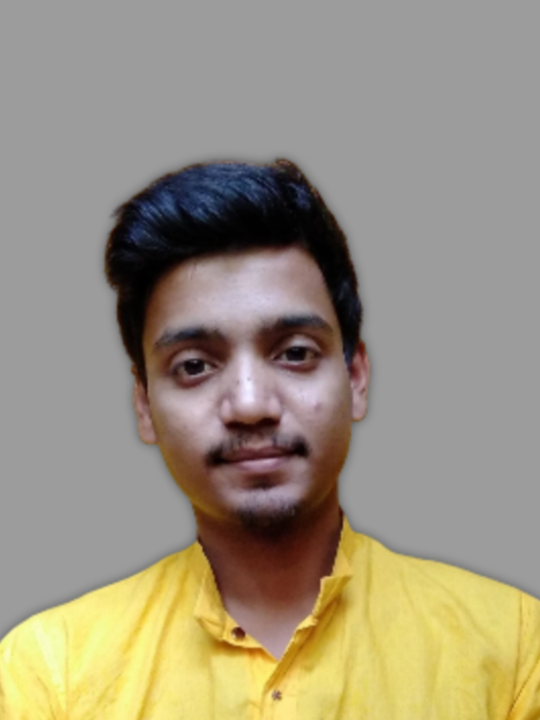
#> input picture wasim.jpg, 1080 x 1440 px (shown at 1/2 size)
$ python main.py
#> lines starting #> are read from the running program, lines starting #| are printed output that depends on the picture
import cv2

# Configurable Parameters
source = 'wasim.jpg'
destination = 'resized.png'
scale_percent = 50

img = cv2.imread(source, cv2.IMREAD_UNCHANGED)
#> img is the input picture: shape (1440, 1080, 3); mean B, G, R 127.2, 146.8, 155.6
# cv2.imshow("title", img)

# Calculate the 50 percent of original dimensions
new_width = int(img.shape[1] * scale_percent / 100)
#> new_width = 540
new_height = int(img.shape[0] * scale_percent / 100)
#> new_height = 720

# Resize image
output = cv2.resize(img, (new_width, new_height))
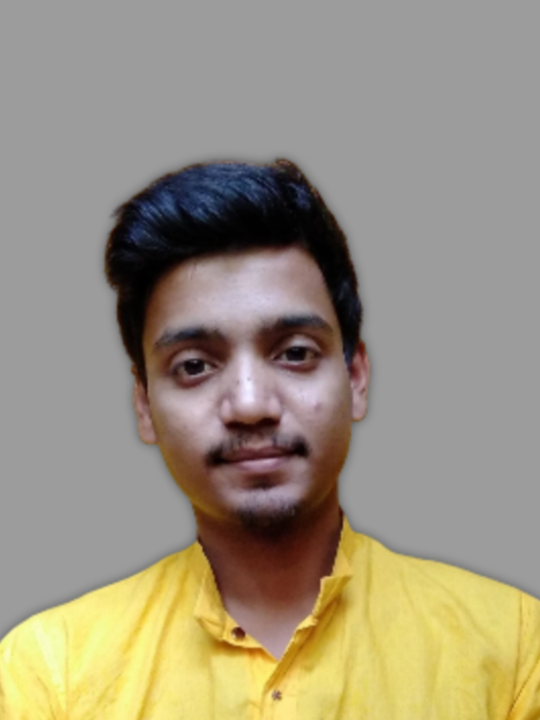
#> output: shape (720, 540, 3); mean B, G, R 127.3, 146.8, 155.6

cv2.imwrite(destination, output)
cv2.waitKey(0)
